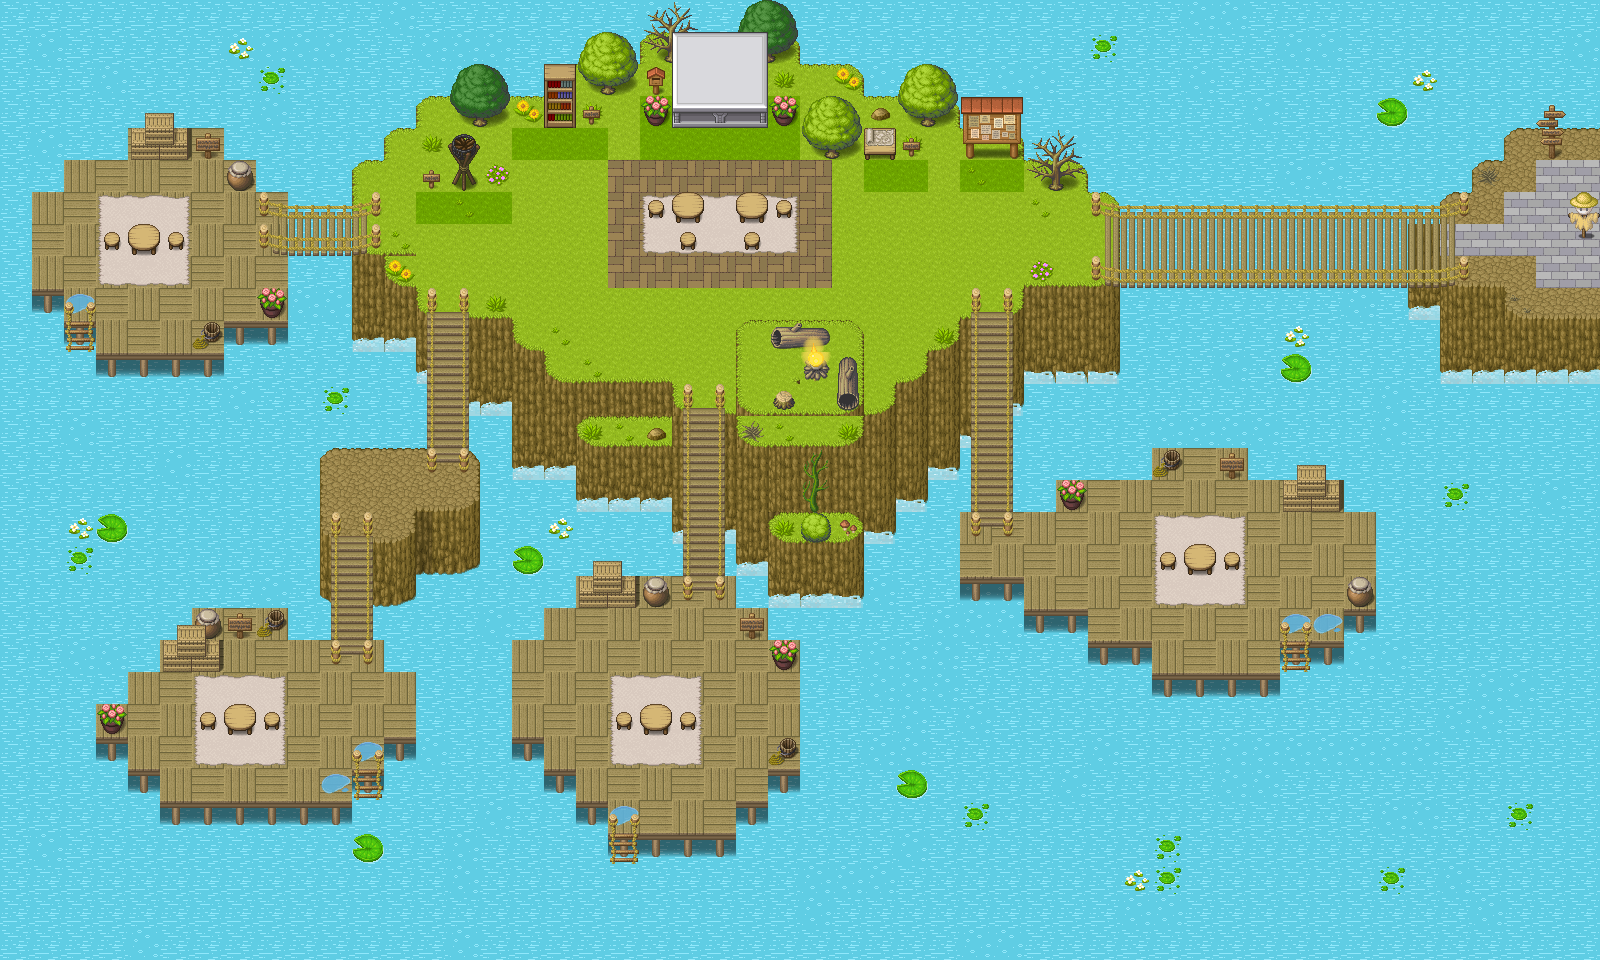

Rendered tile map (Tiled .tmx) drawn with the repository's tilesets; below, a short description and the map source with its tile grids summarised:
An orthogonal 50x30 tile map with 32x32 px tiles, 10 tile layers (Wasser, Boden, Dunkler Boden Test, Boden On Top of Hintergrund, ...).

<map version="1.10" tiledversion="1.11.2" orientation="orthogonal" renderorder="right-down" width="50" height="30" tilewidth="32" tileheight="32" infinite="0" nextlayerid="14" nextobjectid="1">
 <tileset firstgid="1" name="base_pipo" tilewidth="32" tileheight="32" tilecount="1808" columns="16">
  <image source="tilesets/base_pipo.png" width="512" height="3616" />
 </tileset>
 <layer id="2" name="Wasser" width="50" height="30">
  <data>[1500 cells, 1500 non-empty, 2 distinct tile ids]</data>
 </layer>
 <layer id="1" name="Boden" width="50" height="30">
  <data>[1500 cells, 612 non-empty, 35 distinct tile ids]</data>
 </layer>
 <layer id="12" name="Dunkler Boden Test" width="50" height="30">
  <data>[1500 cells, 17 non-empty, 1 distinct tile ids]</data>
 </layer>
 <layer id="11" name="Boden On Top of Hintergrund" width="50" height="30">
  <data>[1500 cells, 83 non-empty, 22 distinct tile ids]</data>
 </layer>
 <layer id="7" name="Boden Vordergrund" width="50" height="30">
  <data>[1500 cells, 74 non-empty, 32 distinct tile ids]</data>
 </layer>
 <layer id="13" name="Wasserschaum" width="50" height="30">
  <data>[1500 cells, 30 non-empty, 2 distinct tile ids]</data>
 </layer>
 <layer id="4" name="Brücken" width="50" height="30">
  <data>[1500 cells, 96 non-empty, 15 distinct tile ids]</data>
 </layer>
 <layer id="6" name="Gegenstände Hintergrund" width="50" height="30">
  <data>[1500 cells, 28 non-empty, 14 distinct tile ids]</data>
 </layer>
 <layer id="5" name="Gegenstände Vordergrund" width="50" height="30">
  <data>[1500 cells, 70 non-empty, 40 distinct tile ids]</data>
 </layer>
 <layer id="10" name="Gegenstände On Top of Vordergrund" width="50" height="30">
  <data>[1500 cells, 10 non-empty, 4 distinct tile ids]</data>
 </layer>
</map>
